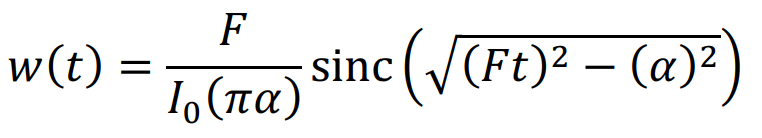
#> input picture homework/hw02/instructions/Kaiser window.png, 762 x 138 px
$ python -i analyze.py   (imports and definitions only)
#> lines starting #> are read from the running program, lines starting #| are printed output that depends on the picture
"""Reproducible HW8 transmitter FFE design and time-domain simulation.

The source waveform is constructed as discrete FFE levels followed by finite
linear ramps. The channel is applied once using sectional overlap-add. The
analytic single-bit response is a separate reference, not a shortcut used to
synthesize the random-data output. All voltages refer to a 0..2 V source and
the matched-source transfer H = S21 / 2.
"""
from __future__ import annotations

import argparse
import csv
import hashlib
import json
from pathlib import Path

import numpy as np
from scipy.fft import irfft, next_fast_len, rfft
from scipy.special import i0


CASES = (
    ("case1_no_ffe", "No FFE", 0, 0),
    ("case2_pre1", "1 precursor", 1, 0),
    ("case3_post1", "1 postcursor", 0, 1),
    ("case4_pre1_post1", "1 precursor + 1 postcursor", 1, 1),
    ("case5_pre1_post2", "1 precursor + 2 postcursors", 1, 2),
)


# [152 lines left out: functions read_touchstone, kaiser_window, _transform_spectrum, frequency_impulse, get_sbr, trapezoid_pulse and 2 more, not called in this run]


def zf_taps(a, npre):
    return design_zf(a, npre)["taps"]


# [95 lines left out: functions ffe_levels, levels_to_waveform, sectional_convolve, eye_histogram, _equalized_sbr, _physical_cursors and 2 more, not called in this run]


def run_simulation(data, output, bits=65536, seed=0):
    """Run all five cases and write anonymous, report-ready figures and metrics."""
    if bits < 64:
        raise ValueError("Use at least 64 payload bits")
    data, output = Path(data), Path(output)
    output.mkdir(parents=True, exist_ok=True)
    plt = _plotting()
    import platform
    import scipy
    import matplotlib
    tb, tr, dt, vpp, alpha, t2 = 25e-12, 5e-12, 0.5e-12, 2.0, 0.5, 20e-9
    n_per_ui, n_rise = round(tb / dt), round(tr / dt)
    f, s, z0 = read_touchstone(data)
    H = s[:, 1, 0] / 2  # The sole source-divider factor in the simulation.
    t, h_period = frequency_impulse(f, H, dt, alpha)
    fir_count = min(round(t2 / dt) + 1, len(h_period))
    h = h_period[:fir_count].copy()
    tsbr, sbr = get_sbr(f, H, tb, tr, dt, vpp, alpha)
    kmain = int(np.argmax(sbr))
    # Compare the analytic continuous pulse with the directly sampled ramps.
    pulse = trapezoid_pulse(tb, tr, dt, vpp)
    pulse_filtered = sectional_convolve(pulse, h_period)
    comparison_length = min(len(sbr), len(pulse_filtered))
    pulse_error = float(np.max(np.abs(pulse_filtered[:comparison_length] - sbr[:comparison_length])))
    pulse_rms_error = float(np.sqrt(np.mean((pulse_filtered[:comparison_length] - sbr[:comparison_length]) ** 2)))
    # Exact sampled-wave model: its periodic DFT and the same channel must agree.
    n, Hgrid = _transform_spectrum(f, H, dt, alpha)
    sampled_sbr = irfft(rfft(pulse, n=n) * Hgrid, n=n)
    sampled_boundary_error = float(np.max(np.abs(sampled_sbr[:fir_count] - pulse_filtered[:fir_count])))
    folded_linear = pulse_filtered[:n].copy()
    folded_linear[:len(pulse_filtered) - n] += pulse_filtered[n:]
    sampled_reference_error = float(np.max(np.abs(sampled_sbr - folded_linear)))
    # Refine dt while retaining the measured band and compare sampled-pulse
    # errors over the same physical main-response window.
    fine_dt = dt / 2
    _, fine_h = frequency_impulse(f, H, fine_dt, alpha)
    _, fine_sbr = get_sbr(f, H, tb, tr, fine_dt, vpp, alpha)
    fine_pulse = trapezoid_pulse(tb, tr, fine_dt, vpp)
    fine_filtered = sectional_convolve(fine_pulse, fine_h)
    response_window = slice(max(0, kmain - 8 * n_per_ui), kmain + 24 * n_per_ui)
    coarse_window_error = float(np.max(np.abs(pulse_filtered[:n][response_window] - sbr[response_window])))
    fine_window = slice(response_window.start * 2, response_window.stop * 2)
    fine_window_error = float(np.max(np.abs(fine_filtered[:len(fine_sbr)][fine_window] - fine_sbr[fine_window])))
    ola_probe = np.random.default_rng(17).normal(size=257)
    ola_reference = np.convolve(ola_probe, h[:251])
    ola_error = float(np.max(np.abs(sectional_convolve(ola_probe, h[:251], 61) - ola_reference)))
    guard_bits = int(np.ceil((len(h) + kmain) / n_per_ui)) + 16
    rng = np.random.default_rng(seed)
    common_bits = rng.integers(0, 2, bits + 2 * guard_bits, dtype=np.int8)
    source_indices = guard_bits + np.arange(bits)
    source_payload = common_bits[source_indices]
    summary = {
        "environment": {"python": platform.python_version(), "numpy": np.__version__,
                        "scipy": scipy.__version__, "matplotlib": matplotlib.__version__},
        "parameters": {"bit_rate_bps": 1 / tb, "tb_s": tb, "tr_s": tr,
                       "dt_s": dt, "samples_per_ui": n_per_ui, "rise_samples": n_rise,
                       "source_vpp_v": vpp, "source_levels_v": [0, vpp],
                       "kaiser_alpha": alpha, "fir_truncation_s": t2,
                       "payload_bits": bits, "guard_bits_each_end": guard_bits, "seed": seed,
                       "section_samples": 16384, "input_file": data.name,
                       "source_sha256": hashlib.sha256(data.read_bytes()).hexdigest()},
        "channel": {"reference_impedance_ohm": z0, "frequency_samples": len(f),
                    "frequency_step_hz": f[1] - f[0], "maximum_frequency_hz": f[-1],
                    "dft_samples": len(h_period), "period_s": len(h_period) * dt,
                    "transfer_convention": "H = S21 / 2, applied exactly once",
                    "dc_gain": float(H[0].real), "finite_fir_dc_gain": float(h.sum()),
                    "omitted_fir_absolute_sum": float(np.sum(np.abs(h_period[fir_count:]))),
                    "dc_gain_relative_truncation_error": float(abs(h.sum() - H[0].real) / abs(H[0].real)),
                    "omitted_fir_energy_fraction": float(np.sum(h_period[fir_count:] ** 2) / np.sum(h_period ** 2)),
                    "main_sbr_index": kmain, "main_sbr_time_s": kmain * dt},
        "verification": {"ola_vs_direct_max_abs_v": ola_error,
                         "continuous_sbr_vs_sampled_pulse_max_abs_v": pulse_error,
                         "continuous_sbr_vs_sampled_pulse_rms_v": pulse_rms_error,
                         "continuous_sbr_vs_sampled_pulse_relative_peak": pulse_error / float(np.max(sbr)),
                         "sampled_pulse_fft_vs_folded_linear_filter_max_abs_v": sampled_reference_error,
                         "sampled_pulse_periodic_vs_linear_boundary_max_abs_v_before_t2": sampled_boundary_error,
                         "dt_convergence_main_window_coarse_max_abs_v": coarse_window_error,
                         "dt_convergence_main_window_fine_max_abs_v": fine_window_error,
                         "dt_convergence_fine_dt_s": fine_dt,
                         "pulse_comparison_note": "Continuous-pulse SBR and sample-first ramp filtering differ by finite time sampling. Folding the full linear-filter result at the DFT period verifies exact agreement with the discrete periodic reference; the unfurled linear comparison separately exposes periodic boundary contributions.",
                         "metric_note": "Empirical sampled vertical gaps are extrema over this finite noiseless bit sequence, not BER or noise-margin estimates."},
        "cases": [],
    }
    eye_waves, sbr_cache = [], []

    fig, axes = plt.subplots(1, 2, figsize=(10, 3.6), constrained_layout=True)
    axes[0].plot(f / 1e9, 20 * np.log10(np.maximum(np.abs(H), 1e-15)), label="S21 / 2")
    axes[0].plot(f / 1e9, 20 * np.log10(np.maximum(np.abs(H * kaiser_window(f, alpha)), 1e-15)), label="with Kaiser")
    axes[0].set(xlabel="Frequency (GHz)", ylabel="Magnitude (dB)", title="50 cm stripline transfer")
    axes[0].legend()
    axes[1].plot(t[:fir_count] * 1e9, h, lw=1)
    axes[1].set(xlabel="Time (ns)", ylabel="Discrete impulse coefficient", title="Channel FIR, first 20 ns")
    for ax in axes:
        ax.grid(alpha=0.25)
    fig.savefig(output / "channel_response.png")
    plt.close(fig)

    fig, ax = plt.subplots(figsize=(8, 3.8), constrained_layout=True)
    ax.plot(tsbr * 1e9, sbr, label="Analytic causal-pulse SBR")
    ax.plot(np.arange(len(pulse_filtered)) * dt * 1e9, pulse_filtered, "--", lw=1, label="Sampled pulse filtered by channel")
    cursor_indices = kmain + np.arange(-3, 9) * n_per_ui
    ax.plot(cursor_indices * dt * 1e9, sbr[cursor_indices], "o", ms=3, label="UI-spaced cursors")
    ax.set(xlim=((kmain * dt - 4 * tb) * 1e9, (kmain * dt + 12 * tb) * 1e9), xlabel="Time (ns)", ylabel="Response (V)", title="Single-bit response for a 0 to 2 V input pulse")
    ax.grid(alpha=0.25)
    ax.legend(fontsize=8)
    fig.savefig(output / "single_bit_response.png")
    plt.close(fig)

    for key, label, npre, npost in CASES:
        a = get_cursor(sbr, n_per_ui, npre, npost)
        zf = design_zf(a, npre)
        taps = zf["taps"]
        eq = _equalized_sbr(sbr, taps, n_per_ui)
        # Search only around the intended main cursor to keep symbol association.
        design_index = kmain + npre * n_per_ui
        left, right = max(0, design_index - n_per_ui // 2), min(len(eq), design_index + n_per_ui // 2 + 1)
        sample_index = left + int(np.argmax(eq[left:right]))
        offsets, physical = _physical_cursors(eq, sample_index, n_per_ui)
        residual = float(np.sum(np.abs(physical[offsets != 0])))
        selected_offsets = np.arange(-npre, npost + 1)
        selected_physical = eq[design_index + selected_offsets * n_per_ui]
        selected_target = np.zeros(len(a))
        selected_target[npre] = eq[design_index]
        levels = ffe_levels(common_bits, taps, vpp)
        x = levels_to_waveform(np.r_[levels, 0.0], n_per_ui, n_rise)
        y = sectional_convolve(x, h)
        sample_positions = source_indices * n_per_ui + sample_index
        decisions = y[sample_positions]
        high_min, low_max = float(decisions[source_payload == 1].min()), float(decisions[source_payload == 0].max())
        eye_start = int(sample_positions[0] - n_per_ui // 2)
        eye_wave = y[eye_start:eye_start + bits * n_per_ui]
        eye_waves.append((key, label, eye_wave.copy()))
        sbr_cache.append((label, eq, sample_index))
        tx_payload = x[guard_bits * n_per_ui:(guard_bits + bits) * n_per_ui]
        metric = {
            "name": key, "label": label, "npre": npre, "npost": npost,
            "taps": taps, "tap_l1_norm": np.sum(np.abs(taps)), "design_cursors_v": a,
            "zf_matrix_v": zf["matrix"], "zf_selected_response_v": zf["response"],
            "zf_matrix_residual_v": np.max(np.abs(zf["residual"])),
            "zf_condition_number": np.linalg.cond(zf["matrix"]),
            "zf_predicted_main_cursor_v": zf["response"][npre],
            "main_cursor_v": eq[sample_index], "design_phase_main_cursor_v": eq[design_index],
            "physical_selected_cursors_at_design_phase_v": selected_physical,
            "physical_selected_residual_v": np.max(np.abs(selected_physical - selected_target)),
            "physical_vs_zf_selected_max_abs_v": np.max(np.abs(selected_physical - zf["response"])),
            "full_residual_isi_l1_v": residual,
            "analytic_cursor_gap_bound_v": float(eq[sample_index] - residual),
            "analytic_cursor_bound_note": "Main minus the L1 sum of other UI-spaced cursors in the analytic finite-period response; not an infinite physical-channel guarantee.",
            "empirical_sampled_vertical_gap_v": high_min - low_max,
            "empirical_high_min_v": high_min, "empirical_low_max_v": low_max,
            "empirical_high_mean_v": float(np.mean(decisions[source_payload == 1])),
            "empirical_low_mean_v": float(np.mean(decisions[source_payload == 0])),
            "tx_min_v": np.min(tx_payload), "tx_max_v": np.max(tx_payload),
            "tx_swing_v": np.ptp(tx_payload), "sample_index": sample_index,
            "sample_latency_s": sample_index * dt, "main_tap_delay_ui": npre,
            "sample_phase_ps": sample_index * dt * 1e12,
            "phase_shift_from_design_ps": (sample_index - design_index) * dt * 1e12,
            "eye_file": f"eye_{key}.png",
        }
        summary["cases"].append(metric)
        if npre == npost == 1:
            metric["snapshots"] = []
            window_bits = min(20, bits // 8)
            for snapshot, fraction in enumerate((0.25, 0.70), 1):
                begin_bit = guard_bits + int(bits * fraction)
                for signal_name, wave, delay in (("tx", x, 0), ("rx", y, sample_index - n_per_ui // 2)):
                    begin = begin_bit * n_per_ui + delay
                    values = wave[begin:begin + window_bits * n_per_ui + 1]
                    time_ps = np.arange(len(values)) * dt * 1e12
                    fig, ax = plt.subplots(figsize=(9, 3.2), constrained_layout=True)
                    ax.plot(time_ps, values, lw=1)
                    ax.set(xlabel="Time from snapshot start (ps)", ylabel="Voltage (V)",
                           title=f"Case 4 {signal_name.upper()} snapshot {snapshot}: {window_bits} UI")
                    ax.grid(alpha=0.25)
                    fig.savefig(output / f"case4_{signal_name}_snapshot{snapshot}.png")
                    plt.close(fig)
                    csv_file = f"case4_{signal_name}_snapshot{snapshot}.csv"
                    np.savetxt(output / csv_file, np.column_stack((time_ps, values)), delimiter=",",
                               header="relative_time_ps,voltage_v", comments="", fmt="%.12g")
                    metric["snapshots"].append({"signal": signal_name, "snapshot": snapshot,
                                                 "start_sample": begin, "start_time_s": begin * dt,
                                                 "source_payload_start_bit": begin_bit - guard_bits,
                                                 "span_ui": window_bits, "csv_file": csv_file,
                                                 "figure_file": f"case4_{signal_name}_snapshot{snapshot}.png"})
        print(f"{key}: taps={np.array2string(taps, precision=6)}, empirical gap={high_min-low_max:.6g} V", flush=True)

    # Common bin edges as well as limits make probabilities comparable.
    raw_low = min(float(np.min(e[2])) for e in eye_waves)
    raw_high = max(float(np.max(e[2])) for e in eye_waves)
    margin = max((raw_high - raw_low) * 0.04, 0.002)
    vlo, vhi = raw_low - margin, raw_high + margin
    eye_cache = []
    for key, label, wave in eye_waves:
        probability, extent = eye_histogram(wave, n_per_ui, voltage_range=(vlo, vhi))
        eye_cache.append((key, label, probability, extent))
    del eye_waves
    summary["parameters"]["eye_voltage_bins"] = 400
    summary["parameters"]["eye_common_voltage_limits_v"] = [vlo, vhi]
    summary["parameters"]["eye_voltage_bin_width_v"] = (vhi - vlo) / 400
    for key, label, probability, extent in eye_cache:
        fig, ax = plt.subplots(figsize=(6.2, 4), constrained_layout=True)
        im = ax.imshow(np.log10(np.maximum(np.hstack((probability, probability)), 1e-6)),
                       origin="lower", extent=[0, 2, extent[2], extent[3]], aspect="auto",
                       cmap="viridis", vmin=-6, vmax=0, interpolation="nearest")
        ax.set(xlabel="Time (UI)", ylabel="Voltage (V)", title=label, ylim=(vlo, vhi))
        ax.axvline(0.5, color="white", alpha=0.35, lw=0.8)
        ax.axvline(1.5, color="white", alpha=0.35, lw=0.8)
        fig.colorbar(im, ax=ax, label="log10 probability per voltage bin")
        fig.savefig(output / f"eye_{key}.png")
        plt.close(fig)
    fig, axes = plt.subplots(2, 3, figsize=(12, 7), constrained_layout=True)
    for ax, (_, label, probability, extent), metric in zip(axes.flat, eye_cache, summary["cases"]):
        im = ax.imshow(np.log10(np.maximum(np.hstack((probability, probability)), 1e-6)),
                       origin="lower", extent=[0, 2, extent[2], extent[3]], aspect="auto",
                       cmap="viridis", vmin=-6, vmax=0, interpolation="nearest")
        ax.set(title=f"{label}\nSampled gap {metric['empirical_sampled_vertical_gap_v']*1e3:.1f} mV",
               xlabel="Time (UI)", ylabel="Voltage (V)", ylim=(vlo, vhi))
    axes.flat[-1].axis("off")
    axes.flat[-1].text(0, 0.9, "40 Gbps NRZ | 50 cm stripline\n\n0..2 V before FFE; H = S21/2\nTr = 5 ps for every transition\nSame random bits in all cases\nSample phase centered at 0.5 UI\n\nFinite noiseless sequence:\nsampled gap is not a BER estimate.", va="top", fontsize=10)
    fig.colorbar(im, ax=list(axes.flat[:5]), label="log10 probability per voltage bin", shrink=0.8)
    fig.savefig(output / "eyes_overview.png")
    plt.close(fig)

    fig, axes = plt.subplots(1, 2, figsize=(11, 4), constrained_layout=True)
    for metric in summary["cases"]:
        offsets = np.arange(-metric["npre"], metric["npost"] + 1)
        axes[0].plot(offsets, metric["taps"], "o-", label=metric["label"])
        freq = np.linspace(0, 40e9, 1001)
        response = sum(tap * np.exp(-2j * np.pi * freq * tb * j) for j, tap in enumerate(metric["taps"]))
        axes[1].plot(freq / 1e9, 20 * np.log10(np.maximum(np.abs(response), 1e-15)), label=metric["label"])
    axes[0].set(xlabel="Tap offset from main (UI)", ylabel="Normalized coefficient", title="ZF taps: sum of absolute values = 1", xticks=[-1, 0, 1, 2])
    axes[1].set(xlabel="Frequency (GHz)", ylabel="FFE magnitude (dB)", title="FFE response (reference only)")
    for ax in axes:
        ax.grid(alpha=0.25)
        ax.legend(fontsize=7)
    fig.savefig(output / "ffe_taps.png")
    plt.close(fig)

    fig, ax = plt.subplots(figsize=(9, 4), constrained_layout=True)
    for label, eq, main_index in sbr_cache:
        lo, hi = max(0, main_index - 3 * n_per_ui), min(len(eq), main_index + 10 * n_per_ui)
        ax.plot((np.arange(lo, hi) - main_index) / n_per_ui, eq[lo:hi], label=label)
    ax.set(xlabel="Time relative to each main cursor (UI)", ylabel="Single-bit response (V)", title="Full physical response after each FFE")
    ax.grid(alpha=0.25)
    ax.legend(fontsize=8)
    fig.savefig(output / "equalized_sbr.png")
    plt.close(fig)

    summary = _jsonable(summary)
    (output / "summary.json").write_text(json.dumps(summary, indent=2, allow_nan=False) + "\n", encoding="utf-8")
    columns = ["name", "npre", "npost", "taps", "main_cursor_v", "full_residual_isi_l1_v",
               "empirical_sampled_vertical_gap_v", "empirical_high_min_v", "empirical_low_max_v",
               "tx_min_v", "tx_max_v", "tx_swing_v", "sample_phase_ps", "phase_shift_from_design_ps",
               "zf_matrix_residual_v", "physical_selected_residual_v"]
    with (output / "metrics.csv").open("w", newline="", encoding="utf-8") as stream:
        writer = csv.DictWriter(stream, fieldnames=columns)
        writer.writeheader()
        for metric in summary["cases"]:
            writer.writerow({key: json.dumps(metric[key]) if key == "taps" else metric[key] for key in columns})
    return summary


# [11 lines left out: function main, not called in this run]


# [2 lines not run here, left out]

>>> import cv2
>>> picture = cv2.imread('../hw02/instructions/Kaiser window.png', cv2.IMREAD_GRAYSCALE)
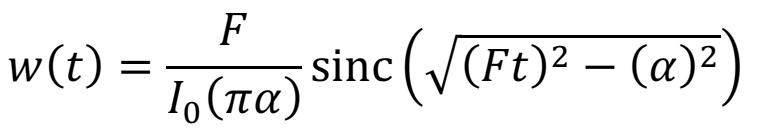
#> picture: shape (138, 762); min 0, max 255, mean 238.9
>>> result = run_simulation(picture, 'out.png')
#> (the run stopped early here; a loop or call above may not have finished)
